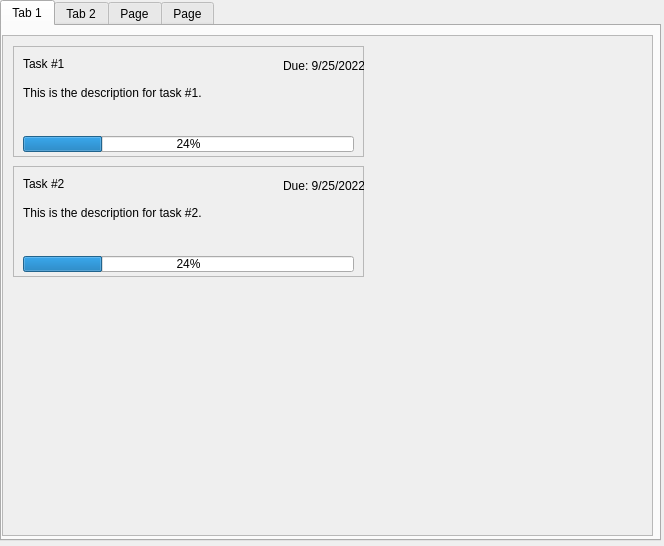
<?xml version="1.0" encoding="UTF-8"?>
<ui version="4.0">
 <class>Maeve</class>
 <widget class="QMainWindow" name="Maeve">
  <property name="enabled">
   <bool>true</bool>
  </property>
  <property name="geometry">
   <rect>
    <x>0</x>
    <y>0</y>
    <width>664</width>
    <height>546</height>
   </rect>
  </property>
  <property name="sizePolicy">
   <sizepolicy hsizetype="MinimumExpanding" vsizetype="MinimumExpanding">
    <horstretch>0</horstretch>
    <verstretch>0</verstretch>
   </sizepolicy>
  </property>
  <property name="windowTitle">
   <string>MainWindow</string>
  </property>
  <property name="toolTip">
   <string/>
  </property>
  <property name="autoFillBackground">
   <bool>false</bool>
  </property>
  <property name="animated">
   <bool>true</bool>
  </property>
  <widget class="QWidget" name="centralwidget">
   <widget class="QTabWidget" name="tabWidget">
    <property name="geometry">
     <rect>
      <x>0</x>
      <y>0</y>
      <width>661</width>
      <height>541</height>
     </rect>
    </property>
    <property name="currentIndex">
     <number>0</number>
    </property>
    <widget class="QWidget" name="ToDoList">
     <attribute name="title">
      <string>Tab 1</string>
     </attribute>
     <widget class="QScrollArea" name="scrollArea">
      <property name="geometry">
       <rect>
        <x>0</x>
        <y>9</y>
        <width>651</width>
        <height>501</height>
       </rect>
      </property>
      <property name="widgetResizable">
       <bool>true</bool>
      </property>
      <widget class="QWidget" name="scrollAreaWidgetContents">
       <property name="geometry">
        <rect>
         <x>0</x>
         <y>0</y>
         <width>649</width>
         <height>499</height>
        </rect>
       </property>
       <widget class="QFrame" name="frame">
        <property name="geometry">
         <rect>
          <x>10</x>
          <y>10</y>
          <width>351</width>
          <height>111</height>
         </rect>
        </property>
        <property name="autoFillBackground">
         <bool>true</bool>
        </property>
        <property name="frameShape">
         <enum>QFrame::StyledPanel</enum>
        </property>
        <property name="frameShadow">
         <enum>QFrame::Raised</enum>
        </property>
        <widget class="QLabel" name="label">
         <property name="geometry">
          <rect>
           <x>10</x>
           <y>10</y>
           <width>101</width>
           <height>16</height>
          </rect>
         </property>
         <property name="text">
          <string>Task #1</string>
         </property>
        </widget>
        <widget class="QLabel" name="label_2">
         <property name="geometry">
          <rect>
           <x>270</x>
           <y>10</y>
           <width>81</width>
           <height>20</height>
          </rect>
         </property>
         <property name="text">
          <string>Due: 9/25/2022</string>
         </property>
        </widget>
        <widget class="QLabel" name="label_3">
         <property name="geometry">
          <rect>
           <x>10</x>
           <y>40</y>
           <width>321</width>
           <height>41</height>
          </rect>
         </property>
         <property name="text">
          <string>This is the description for task #1.</string>
         </property>
         <property name="textFormat">
          <enum>Qt::AutoText</enum>
         </property>
         <property name="scaledContents">
          <bool>true</bool>
         </property>
         <property name="alignment">
          <set>Qt::AlignLeading|Qt::AlignLeft|Qt::AlignTop</set>
         </property>
         <property name="wordWrap">
          <bool>true</bool>
         </property>
        </widget>
        <widget class="QProgressBar" name="progressBar">
         <property name="geometry">
          <rect>
           <x>10</x>
           <y>90</y>
           <width>331</width>
           <height>16</height>
          </rect>
         </property>
         <property name="value">
          <number>24</number>
         </property>
        </widget>
       </widget>
       <widget class="QFrame" name="frame_2">
        <property name="geometry">
         <rect>
          <x>10</x>
          <y>130</y>
          <width>351</width>
          <height>111</height>
         </rect>
        </property>
        <property name="autoFillBackground">
         <bool>true</bool>
        </property>
        <property name="frameShape">
         <enum>QFrame::StyledPanel</enum>
        </property>
        <property name="frameShadow">
         <enum>QFrame::Raised</enum>
        </property>
        <widget class="QLabel" name="label_4">
         <property name="geometry">
          <rect>
           <x>10</x>
           <y>10</y>
           <width>101</width>
           <height>16</height>
          </rect>
         </property>
         <property name="text">
          <string>Task #2</string>
         </property>
        </widget>
        <widget class="QLabel" name="label_5">
         <property name="geometry">
          <rect>
           <x>270</x>
           <y>10</y>
           <width>81</width>
           <height>20</height>
          </rect>
         </property>
         <property name="text">
          <string>Due: 9/25/2022</string>
         </property>
        </widget>
        <widget class="QLabel" name="label_6">
         <property name="geometry">
          <rect>
           <x>10</x>
           <y>40</y>
           <width>321</width>
           <height>41</height>
          </rect>
         </property>
         <property name="text">
          <string>This is the description for task #2.</string>
         </property>
         <property name="textFormat">
          <enum>Qt::AutoText</enum>
         </property>
         <property name="scaledContents">
          <bool>true</bool>
         </property>
         <property name="alignment">
          <set>Qt::AlignLeading|Qt::AlignLeft|Qt::AlignTop</set>
         </property>
         <property name="wordWrap">
          <bool>true</bool>
         </property>
        </widget>
        <widget class="QProgressBar" name="progressBar_2">
         <property name="geometry">
          <rect>
           <x>10</x>
           <y>90</y>
           <width>331</width>
           <height>16</height>
          </rect>
         </property>
         <property name="value">
          <number>24</number>
         </property>
        </widget>
       </widget>
      </widget>
     </widget>
    </widget>
    <widget class="QWidget" name="ReadingList">
     <attribute name="title">
      <string>Tab 2</string>
     </attribute>
    </widget>
    <widget class="QWidget" name="Wardrobe">
     <attribute name="title">
      <string>Page</string>
     </attribute>
    </widget>
    <widget class="QWidget" name="Banking">
     <attribute name="title">
      <string>Page</string>
     </attribute>
    </widget>
   </widget>
  </widget>
 </widget>
 <resources/>
 <connections/>
</ui>
